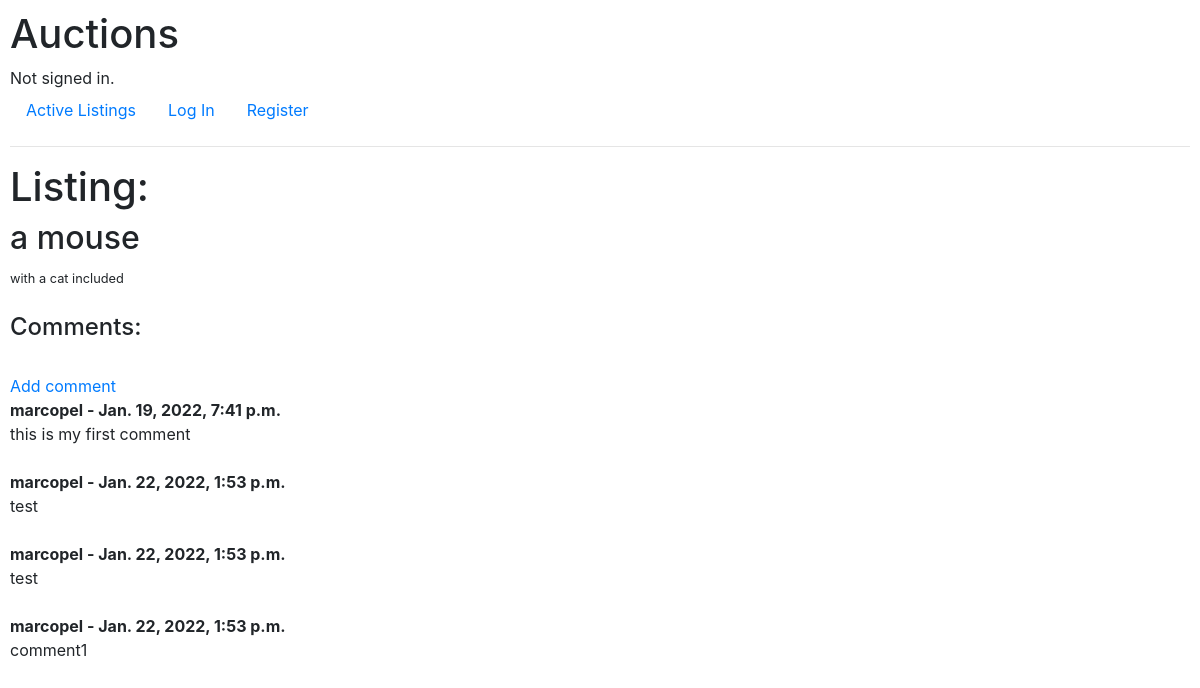
The page /2 on the database as committed earlier.
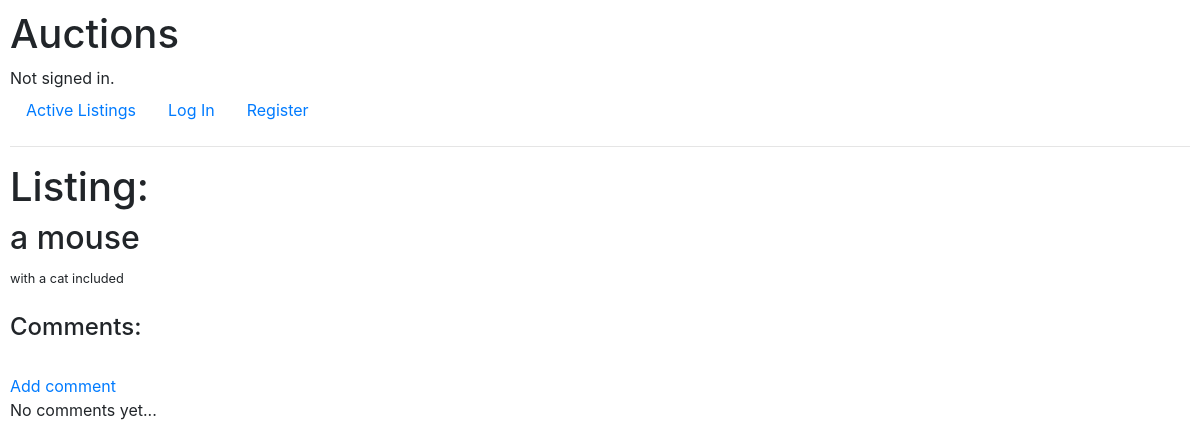
The same page on the database as committed later.
### auctions/models.py (models this page shows, shortened)
class AuctionListing(models.Model):
    product = models.CharField(max_length=255)
    description = models.TextField(default="none")
    category = models.CharField(max_length=255)
    initial_price = models.PositiveIntegerField(default=0)
    sold = models.BooleanField(default=False)
    user = models.ForeignKey(User, on_delete=models.CASCADE)
    def __str__(self):
        return self.product

class Comments(models.Model):
    product = models.ForeignKey(AuctionListing, related_name="comments", on_delete=models.CASCADE, default=None)
    comment = models.CharField(max_length=140 , default=None)
    author = models.ForeignKey(
        get_user_model(),
        on_delete=models.CASCADE,
        default=None,
        related_name="author"
    )
    date_added = models.DateTimeField(auto_now_add=True)

class User(AbstractUser):
    pass

### auctions/views.py (the view)
# urls.py: path("<int:listing_id>", views.listing_detail, name="listing_detail"),
def listing_detail(request, listing_id):
    print(listing_id)
    listing = AuctionListing.objects.get(id=listing_id)
    print(listing)
    return render(request, "auctions/listing_detail.html", {
        "listing": listing
    })

### auctions/templates/auctions/listing_detail.html
{% extends "auctions/layout.html" %}
{% block body %}
    <h1>Listing:</h1>
    <h2>{{listing.product}} </h2>
    <small>{{listing.description}}</small>
    <br/><br/>
    <h4> Comments: </h4>
    <br/>
   <a href="{% url 'comment_add' listing.pk %}">Add comment</a>
    <br/>
    {% if not listing.comments.all %}
        No comments yet...
    {% else %}
        {% for comment in listing.comments.all %}
        <strong>
            {{comment.author}} - {{comment.date_added}}
        </strong>
        <br/>
        {{ comment.comment }}
        <br/><br/>
        {% endfor %}
    {% endif %}
{% endblock %}

### auctions/templates/auctions/layout.html (shortened to what this page needs)
{% load static %}
<!DOCTYPE html>
<html lang="en">
    <head>
        <link rel="stylesheet" href="https://stackpath.bootstrapcdn.com/bootstrap/4.4.1/css/bootstrap.min.css">
        <link href="{% static 'auctions/styles.css' %}" rel="stylesheet">
    </head>
    <body>
        <h1>Auctions</h1>
        <div>
            {% if user.is_authenticated %}
                Signed in as <strong>{{ user.username }}</strong>.
            {% else %}
                Not signed in.
            {% endif %}
        </div>
        <ul class="nav">
            <li class="nav-item">
                <a class="nav-link" href="{% url 'index' %}">Active Listings</a>
            </li>
            {% if user.is_authenticated %}
                <li class="nav-item">
                    <a class="nav-link" href="{% url 'logout' %}">Log Out</a>
                </li>
                <li class="nav-item">
                    <a class="nav-link" href="{% url 'listing_add' %}">+ Listing</a>
                </li>
            {% else %}
                <li class="nav-item">
                    <a class="nav-link" href="{% url 'login' %}">Log In</a>
                </li>
                <li class="nav-item">
                    <a class="nav-link" href="{% url 'register' %}">Register</a>
                </li>
            {% endif %}
        </ul>
        <hr>
        {% block body %}
        {% endblock %}
    </body>
</html>

### auctions/static/auctions/styles.css (style rules this page uses)
body { padding: 10px; }

Rows that differ between the two databases and show on the page:
removed Comments: author "marcopel", date_added "Jan. 19, 2022, 7:41 p.m.", comment "this is my first comment"
removed Comments: author "marcopel", date_added "Jan. 22, 2022, 1:53 p.m.", comment "test"
removed Comments: author "marcopel", date_added "Jan. 22, 2022, 1:53 p.m.", comment "test"
removed Comments: author "marcopel", date_added "Jan. 22, 2022, 1:53 p.m.", comment "comment1"
Other text that changed with them:
text now shown: "No comments yet..."
